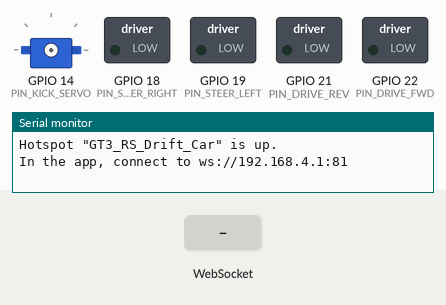
This sketch was run on a simulated ESP32. Shown: servo, switched loads named in the sketch (green lamp = pin HIGH), the last lines printed to the serial monitor. Inputs (shaded band) come from the test bench. Servo pulses on a pin are drawn as a servo (544–2400 µs = 0–180°).

Above: at 1.4 s.
1.5 s: WebSocket text "SHIFT_UP" received
At 2.7 s:
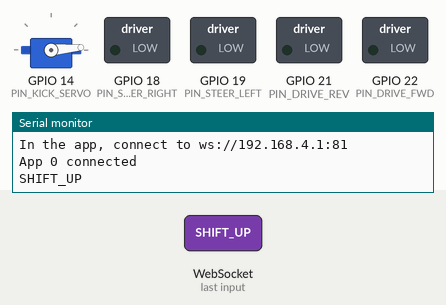
3.0 s: WebSocket text "SHIFT:UP" received
At 4.0 s:
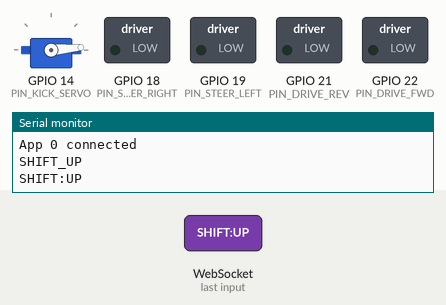
4.5 s: WebSocket text "SHIFT_DOWN" received
At 5.2 s:
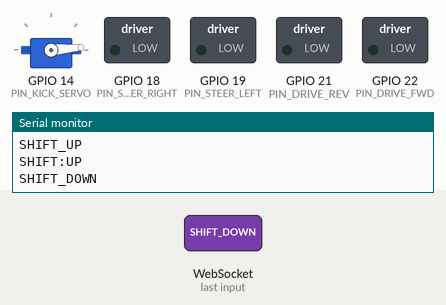
Timing chart, 0 to 7.5 s (numbered marks = the images above; inputs shaded):
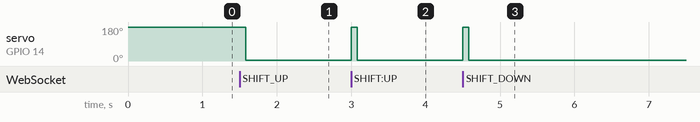

The sketch:

gt3_rs_car_wifi.ino
```cpp
/*
  GT3 RS Drift Car: ESP32 firmware for the Porsche cockpit web app  (v3, 2026-11-08)

  NEW IN v3: the app sends MOTOR:0..255 about 25 times a second. It is worked out from
  the app's GT3 RS gearbox model, so the drive power follows the gear and the revs:
  rev-limiter stutter at 9,000, a 0.1 s cut on each upshift, and gentle engine braking
  when you lift off. THROTTLE no longer drives the motor directly.
  Needs the matching cockpit app (app.js with MOTOR_TOP_KMH in its CONFIG).

  WHAT IT DOES
    1. Makes its own Wi-Fi hotspot "GT3_RS_Drift_Car" (the ESP32 is the router).
    2. Listens for the app on ws://192.168.4.1:81 (a WebSocket = a phone line that stays open).
    3. Reads the app's text commands and drives the two motors through the MX1508:
         MOTOR:0..255   BRAKE:0..255   STEER:-255..255   SHIFT_UP   SHIFT_DOWN
         (THROTTLE:0..255 still arrives, but only the app uses it, for its model)
    4. Tells the app which gear the car is in:  {"gear":"3"}
       (The app works out RPM and engine sound itself with its real GT3 RS gear ratios,
        so the ESP32 does NOT send rpm. If both sent RPM, the needle would fight itself.)

  LIBRARY (Arduino IDE > Tools > Manage Libraries):
    "WebSockets" by Markus Sattler   (only this one; the servo is driven without a library)
  BOARD: install "esp32 by Espressif Systems" version 3.x in Boards Manager,
         then pick Tools > Board > esp32 > "ESP32 Dev Module".

  WIRING (unchanged from the motor test, only the jobs of the pins moved):
    GPIO 18 -> MX1508 IN1  }  MOTOR-A = steering motor   (18 = right, 19 = left)
    GPIO 19 -> MX1508 IN2  }
    GPIO 21 -> MX1508 IN3  }  MOTOR-B = rear drive motor (22 = forward, 21 = backward)
    GPIO 22 -> MX1508 IN4  }
    GPIO 14 -> shift-kick servo signal (orange wire)   optional, see USE_KICK_SERVO
    ESP32 GND -> MX1508 GND -> battery minus   (all grounds joined, or nothing works)
*/

#include <WiFi.h>
#include <WebSocketsServer.h>

// ================= Settings you can change =================
// Hotspot name and password live in secrets.h, which git ignores.
// First time: copy secrets.example.h to secrets.h and pick your own password.
#include "secrets.h"

// Motor pins: same numbers as motor_test_keys.ino, where F went forward and L went left.
const int PIN_DRIVE_FWD   = 22;
const int PIN_DRIVE_REV   = 21;
const int PIN_STEER_LEFT  = 19;
const int PIN_STEER_RIGHT = 18;

// Shift kick: a 360-degree SG90 on GPIO 14 that twitches on every gear change.
const bool USE_KICK_SERVO = true;   // set to false if nothing is plugged into GPIO 14
const int  PIN_KICK_SERVO = 14;

// PWM = switching the motor on and off very fast; the on-share sets the power.
const int PWM_FREQ_HZ = 1000;   // same as the motor test. Try 5000 or 20000 for less whine.
const int MAX_DRIVE   = 255;    // top drive power 0..255. Use about 192 on a 2S LiPo.
const int MAX_STEER   = 255;    // steering power 0..255.
// The lowest power at which the drive motor still turns. Below it the motor only hums,
// so any MOTOR value above 0 starts here. Raise it if 1st gear doesn't creep off the line,
// lower it if 1st is too fast at low revs.
const int MIN_DRIVE   = 50;
// Safety: if the app's MOTOR updates stop (tab closed, phone asleep, Wi-Fi hiccup),
// cut the drive after this long.
const unsigned long MOTOR_TIMEOUT_MS = 300;

// Steering motor protection: a DC motor pushed against its end stop draws its biggest
// current and heats up. After STEER_FULL_MS at full power we drop to STEER_HOLD power.
const unsigned long STEER_FULL_MS = 400;
const int STEER_HOLD = 140;     // raise it if the wheels drift back to centre in long turns

const bool DEBUG_PRINT = true;  // print every command in the Serial Monitor (115200 baud)

// Same gear list, same order as the app (R, N, 1..6).
const char* GEARS[] = {"R", "N", "1", "2", "3", "4", "5", "6"};
const int GEAR_COUNT = 8;
const int GEAR_N = 1;

// ================= State =================
WebSocketsServer webSocket(81);

int throttle = 0;          // 0..255 from the app (pedal position, not used for driving)
int motor    = 0;          // 0..255 from the app: drive power from its gearbox model
unsigned long motorAt = 0; // when the last MOTOR command arrived
int brake    = 0;          // 0..255 from the app
int steer    = 0;          // -255 (left) .. 255 (right)
int gearIdx  = GEAR_N;     // start in neutral, so the car can't leap off the table

int lastSteerDir = 0;              // -1, 0 or +1
unsigned long steerSince = 0;      // when the current steering direction started

int kickStage = 0;                 // 0 = idle, 1 = spin one way, 2 = spin back
unsigned long kickStart = 0;

// ================= Motors =================
void updateDrive() {
  int fwd = 0, rev = 0;
  int power = motor > 0 ? map(motor, 1, 255, MIN_DRIVE, MAX_DRIVE) : 0;
  if (brake > 0) {
    // Both MX1508 inputs on together shorts the motor's two wires, which brakes it hard.
    fwd = rev = map(brake, 0, 255, 0, MAX_DRIVE);
  } else if (gearIdx == 0) {
    rev = power;                                     // R = reverse
  } else if (gearIdx >= 2) {
    fwd = power;                                     // 1..6 = forward
  }                                                  // N = free-rev, no drive
  ledcWrite(PIN_DRIVE_FWD, fwd);
  ledcWrite(PIN_DRIVE_REV, rev);
}

void updateSteer() {
  int dir = (steer > 0) - (steer < 0);
  if (dir != lastSteerDir) { lastSteerDir = dir; steerSince = millis(); }

  int power = map(abs(steer), 0, 255, 0, MAX_STEER);
  if (dir != 0 && millis() - steerSince > STEER_FULL_MS) power = min(power, STEER_HOLD);

  ledcWrite(PIN_STEER_LEFT,  dir < 0 ? power : 0);
  ledcWrite(PIN_STEER_RIGHT, dir > 0 ? power : 0);
}

void stopEverything() {
  throttle = 0; motor = 0; brake = 0; steer = 0;
  updateDrive();
  updateSteer();
}

// ================= Shift kick servo (no library) =================
// A servo wants one pulse every 20 ms (50 Hz). Pulse length: 1500 us = stop,
// shorter = spin one way, longer = spin the other. No pulses at all = silent.
void servoPulse(int us) {
  ledcWrite(PIN_KICK_SERVO, (uint32_t)us * 16384 / 20000);   // 14-bit duty for a 20 ms period
}

void startKick() {
  if (!USE_KICK_SERVO) return;
  servoPulse(2400);
  kickStart = millis();
  kickStage = 1;
}

void updateKick() {
  if (kickStage == 0) return;
  unsigned long t = millis() - kickStart;
  if (kickStage == 1 && t >= 80)       { servoPulse(600); kickStage = 2; }   // back the other way
  else if (kickStage == 2 && t >= 160) { ledcWrite(PIN_KICK_SERVO, 0); kickStage = 0; }   // quiet
}

// ================= Telling the app the gear =================
void sendGear(int client = -1) {
  char msg[24];
  snprintf(msg, sizeof(msg), "{\"gear\":\"%s\"}", GEARS[gearIdx]);
  if (client < 0) webSocket.broadcastTXT(msg);
  else            webSocket.sendTXT(client, msg);
}

void shiftGear(int dir) {
  int next = constrain(gearIdx + dir, 0, GEAR_COUNT - 1);
  if (next == gearIdx) return;     // already in R or 6th
  gearIdx = next;
  startKick();
  updateDrive();                   // e.g. dropping into N cuts the drive at once
  sendGear();
}

// ================= Reading the app's commands =================
void handleCommand(String cmd) {
  cmd.trim();
  // MOTOR arrives 25 times a second: printing it all would flood the Serial Monitor
  if (DEBUG_PRINT && !cmd.startsWith("MOTOR:")) Serial.println(cmd);

  if (cmd == "SHIFT_UP"   || cmd == "SHIFT:UP")   { shiftGear(+1); return; }
  if (cmd == "SHIFT_DOWN" || cmd == "SHIFT:DOWN") { shiftGear(-1); return; }

  int colon = cmd.indexOf(':');
  if (colon < 0) return;                       // not a command we know, ignore it
  String key = cmd.substring(0, colon);
  int val = cmd.substring(colon + 1).toInt();

  if      (key == "MOTOR")    { motor    = constrain(val, 0, 255);    motorAt = millis(); updateDrive(); }
  else if (key == "THROTTLE") { throttle = constrain(val, 0, 255); }
  else if (key == "BRAKE")    { brake    = constrain(val, 0, 255);    updateDrive(); }
  else if (key == "STEER")    { steer    = constrain(val, -255, 255); updateSteer(); }
}

void onWebSocketEvent(uint8_t num, WStype_t type, uint8_t* payload, size_t length) {
  switch (type) {
    case WStype_CONNECTED:
      Serial.printf("App %u connected\n", num);
      sendGear(num);               // so the app's gear display matches the car straight away
      break;
    case WStype_DISCONNECTED:
      Serial.printf("App %u disconnected: stopping the car\n", num);
      stopEverything();            // failsafe: lose the phone, lose the power
      break;
    case WStype_TEXT:
      handleCommand(String((char*)payload));
      break;
    default:
      break;
  }
}

// ================= Setup and loop =================
void setup() {
  Serial.begin(115200);
  delay(200);

  // 8-bit PWM = values 0..255, the same range the app sends.
  ledcAttach(PIN_DRIVE_FWD,   PWM_FREQ_HZ, 8);
  ledcAttach(PIN_DRIVE_REV,   PWM_FREQ_HZ, 8);
  ledcAttach(PIN_STEER_LEFT,  PWM_FREQ_HZ, 8);
  ledcAttach(PIN_STEER_RIGHT, PWM_FREQ_HZ, 8);
  stopEverything();

  if (USE_KICK_SERVO) {
    ledcAttach(PIN_KICK_SERVO, 50, 14);   // 50 Hz, 14-bit, for servo pulses
    ledcWrite(PIN_KICK_SERVO, 0);         // no pulses = servo sits still and quiet
  }

  WiFi.mode(WIFI_AP);
  WiFi.softAP(AP_SSID, AP_PASS);
  Serial.println();
  Serial.printf("Hotspot \"%s\" is up.\n", AP_SSID);
  Serial.print("In the app, connect to ws://");
  Serial.print(WiFi.softAPIP());
  Serial.println(":81");

  webSocket.begin();
  webSocket.onEvent(onWebSocketEvent);
  // Ping the app every second. Two missed answers (about 3 s) = treat it as gone and stop.
  // This catches the phone walking out of range, which never sends a proper "goodbye".
  webSocket.enableHeartbeat(1000, 1000, 2);
}

void loop() {
  webSocket.loop();      // must run often: this is where commands arrive
  updateKick();
  updateSteer();         // re-check the steering timer so it drops to hold power

  // No MOTOR update for a while: the app is gone or asleep, so stop driving
  if (motor > 0 && millis() - motorAt > MOTOR_TIMEOUT_MS) {
    motor = 0;
    updateDrive();
  }
}
```

secrets.example.h
```cpp
// Copy this file to secrets.h (same folder) and change the password.
// secrets.h is listed in .gitignore, so it never gets committed.
#pragma once

const char* AP_SSID = "GT3_RS_Drift_Car";
const char* AP_PASS = "change-me-123";   // at least 8 characters, or the hotspot won't start
```

Measured:
- after the input at 1.5 s, servo on GPIO 14 (PIN_KICK_SERVO): 180° → 5° after 0.08 s
- after the input at 3.0 s, servo on GPIO 14 (PIN_KICK_SERVO): 5° → 180° at once, → 5° 0.08 s later
- after the input at 4.5 s, servo on GPIO 14 (PIN_KICK_SERVO): 5° → 180° at once, → 5° 0.08 s later
